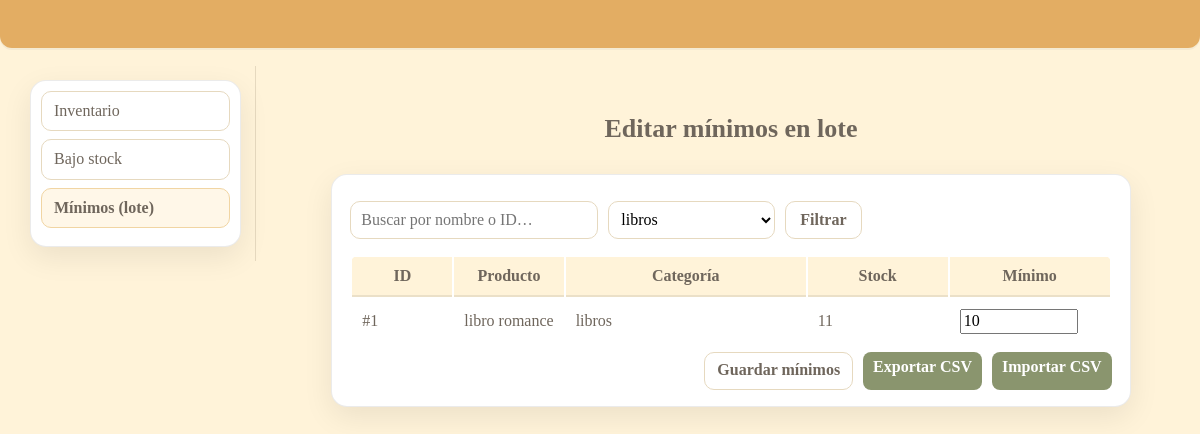
The app's page /admin/inventario/minimos.php?cat=2 with its own data.
### tables this page shows
CREATE TABLE `producto` (
  `id_producto` int(10) UNSIGNED NOT NULL,
  `nombre` varchar(200) NOT NULL,
  `descripcion` varchar(400) DEFAULT NULL,
  `codigo` varchar(64) DEFAULT NULL,
  `precio_compra` decimal(12,2) NOT NULL DEFAULT 0.00,
  `precio_venta` decimal(12,2) NOT NULL DEFAULT 0.00,
  `ubicacion` varchar(255) NOT NULL,
  `id_subcategoria` smallint(5) UNSIGNED NOT NULL,
  `id_proveedor` int(10) UNSIGNED DEFAULT NULL,
  `activo` tinyint(1) NOT NULL DEFAULT 1,
  `creado_en` datetime NOT NULL DEFAULT current_timestamp(),
  `actualizado_en` datetime DEFAULT NULL ON UPDATE current_timestamp()
);

CREATE TABLE `categoria` (
  `id_categoria` smallint(5) UNSIGNED NOT NULL,
  `nombre` varchar(100) NOT NULL
);

### admin/inventario/minimos.php (the view, shortened to what this page needs)
<?php
include(__DIR__ . '/../../includes/db.php');
function h($s){ return htmlspecialchars((string)$s, ENT_QUOTES, 'UTF-8'); }
$q = trim($_GET['q'] ?? '');
$id_cat = (int)($_GET['cat'] ?? 0);
$page=max(1,(int)($_GET['page']??1)); $perPage=25; $offset=($page-1)*$perPage;
$cats=[]; $rc=$conexion->query("SELECT id_categoria, nombre FROM categoria ORDER BY nombre");
while($row=$rc->fetch_assoc()) $cats[]=$row;
$w=[]; $params=[]; $types='';
if($id_cat>0){ $w[]="c.id_categoria=?"; $params[]=$id_cat; $types.='i'; }
$whereSql=$w?('WHERE '.implode(' AND ',$w)):'';
$sql="
  SELECT p.id_producto, p.nombre, c.nombre AS categoria,
         COALESCE(i.stock_actual,0) AS stock_actual,
         COALESCE(i.stock_minimo,0) AS stock_minimo
  FROM producto p
  LEFT JOIN subcategoria sc ON sc.id_subcategoria=p.id_subcategoria
  LEFT JOIN categoria c ON c.id_categoria=sc.id_categoria
  LEFT JOIN inventario i ON i.id_producto=p.id_producto
  $whereSql
  ORDER BY c.nombre, p.nombre
  LIMIT ? OFFSET ?
";
$typesList=$types.'ii'; $paramsList=$params; $paramsList[]=$perPage; $paramsList[]=$offset;
$st=$conexion->prepare($sql); $st->bind_param($typesList, ...$paramsList);
$st->execute(); $rows=$st->get_result()->fetch_all(MYSQLI_ASSOC); $st->close();
?>
<!doctype html><html lang="es"><head>
<link rel="stylesheet" href="https://cdnjs.cloudflare.com/ajax/libs/normalize/8.0.1/normalize.min.css">
<link rel="stylesheet" href="https://cdnjs.cloudflare.com/ajax/libs/skeleton/2.0.4/skeleton.min.css">
<link rel="stylesheet" href="/libreria_lapicito/css/style.css">
</head><body>
<div class="barra"></div>
<div class="prod-shell">
  <aside class="prod-side">
    <ul class="prod-nav">
      <li><a href="/libreria_lapicito/admin/inventario/">Inventario</a></li>
      <li><a href="/libreria_lapicito/admin/inventario/bajo.php">Bajo stock</a></li>
      <li><a class="active" href="/libreria_lapicito/admin/inventario/minimos.php">Mínimos (lote)</a></li>
    </ul>
  </aside>
  <main class="prod-main">
    <div class="inv-title">Editar mínimos en lote</div>
    <div class="prod-card">
      <form class="prod-filters" method="get">
        <input class="input-search" type="text" name="q" value="<?= h($q) ?>" placeholder="Buscar por nombre o ID…">
        <select name="cat">
          <?php foreach($cats as $c): ?>
            <option value="<?= (int)$c['id_categoria'] ?>" <?= $id_cat===(int)$c['id_categoria']?'selected':'' ?>>
              <?= h($c['nombre']) ?>
            </option>
          <?php endforeach; ?>
        </select>
        <button class="btn-filter" type="submit">Filtrar</button>
      </form>
      <form method="post">
        <div class="table-wrap">
          <table class="u-full-width">
            <thead>
              <tr>
                <th style="width:80px">ID</th>
                <th>Producto</th>
                <th style="width:220px">Categoría</th>
                <th style="width:120px">Stock</th>
                <th style="width:140px">Mínimo</th>
              </tr>
            </thead>
            <tbody>
              <?php foreach($rows as $r): ?>
                <tr>
                  <td>#<?= (int)$r['id_producto'] ?></td>
                  <td><?= h($r['nombre']) ?></td>
                  <td><?= h($r['categoria'] ?? '—') ?></td>
                  <td><?= (int)$r['stock_actual'] ?></td>
                  <td>
                    <input type="number" name="min[<?= (int)$r['id_producto'] ?>]" value="<?= (int)$r['stock_minimo'] ?>" min="0" style="width:110px">
                  </td>
                </tr>
              <?php endforeach; ?>
            </tbody>
          </table>
        </div>
        <div class="form-actions">
          <button class="btn-filter" type="submit">Guardar mínimos</button>
          <a class="btn-sm btn-muted" href="/libreria_lapicito/admin/inventario/exportar_csv.php">Exportar CSV</a>
          <a class="btn-sm" href="/libreria_lapicito/admin/inventario/importar_csv.php">Importar CSV</a>
        </div>
      </form>
    </div>
  </main>
</div>
</body></html>

### css/style.css (style rules this page uses)
:root { --barra:#e3ad63; --fondo:#fff3d9; --texto:#6f665c; --btn:#8a956e; --btn-txt:#ffffff; --borde:rgba(0,0,0,.08); --sombra:0 10px 30px rgba(0,0,0,.08); --radio:12px; --radio-lg:16px; --f1:clamp(26px,3.2vw,34px); --f3:clamp(14px,1.5vw,16px); }
html,body { margin:0;padding:0 }
body { background:var(--fondo); color:var(--texto); -webkit-font-smoothing:antialiased; -moz-osx-font-smoothing:grayscale; }
.barra { height:48px; background:var(--barra); border-bottom-left-radius:var(--radio); border-bottom-right-radius:var(--radio); box-shadow:0 2px 0 #e3ad63; position:relative; overflow:hidden; }
.barra::after { content:""; position:absolute; inset:0; background:linear-gradient(90deg,transparent 0 30%,rgba(255,255,255,.16) 50%,transparent 70% 100%); transform:translateX(-100%); animation:barra-brillo 6s linear infinite; pointer-events:none; }
.barra { box-shadow:0 2px 0 rgba(0,0,0,.04); }
.inv-title { text-align:center; color:#6f665c; font-weight:600; padding:10px 0 12px; }
.prod-shell { display:grid; grid-template-columns:220px 1fr; gap:0; min-height:calc(100vh - 110px); }
.prod-side { background:#fff3d9; border-right:1px solid #e6d9bf; padding:14px; }
.prod-nav { list-style:none; margin:0; padding:0; }
.prod-nav li { margin-bottom:8px; }
.prod-nav a { display:block; padding:8px 10px; border:1px solid #e6d9bf; border-radius:10px; background:#fff; color:#6f665c; text-decoration:none; }
.prod-nav a.active { background:#fffef2; border-color:#e9d7b5; font-weight:700; }
.prod-main { padding:14px; }
.prod-card { background:#fff9ef; border:1px solid #e6d9bf; border-radius:12px; padding:12px; }
.prod-filters { display:grid; grid-template-columns:1fr 220px 200px 120px; gap:8px; align-items:center; margin-bottom:8px; }
.input-search { height:38px; border:1px solid #e6d9bf; border-radius:10px; padding-left:36px; padding-right:10px; }
.prod-filters select { height:38px; border:1px solid #e6d9bf; border-radius:10px; background:#fff; padding:6px 8px; }
.btn-filter { height:38px; border:1px solid #e6d9bf; background:#fff; border-radius:10px; padding:0 12px; color:#6f665c; font-weight:600; }
.table-wrap { border-radius:10px; overflow:auto; }
table.u-full-width thead th { background:#fff3d9; }
.input-search { height:38px; border:1px solid #e6d9bf; border-radius:10px; background:#fff; padding-right:36px; padding-left:10px; box-sizing:border-box; }
.form-actions { grid-column: 1 / -1; display:flex; gap:10px; justify-content:flex-end; margin-top:6px; }
.btn-sm { display:inline-block; padding:6px 10px; border-radius:8px; background:var(--btn); color:#fff!important; text-decoration:none; font-weight:600; border:0; }
.prod-main { max-width: 1200px; margin: 0 auto; padding: 24px 20px 48px; }
.inv-title { font-weight: 700; font-size: clamp(20px, 2.2vw, 26px); margin: 14px 0 18px; color: var(--texto); }
.prod-shell { display: grid; grid-template-columns: 240px 1fr; gap: 22px; align-items: start; padding: 18px 16px 40px; }
.prod-side { position: sticky; top: 14px; align-self: start; }
.prod-nav { list-style: none; margin: 0; padding: 10px; background: #fff; border: 1px solid var(--borde); border-radius: var(--radio-lg); box-shadow: var(--sombra); }
.prod-nav li+li { margin-top: 6px; }
.prod-nav a { display: block; padding: 10px 12px; border-radius: 10px; color: var(--texto); text-decoration: none; }
.prod-nav a.active { background: #fff7e8; border: 1px solid #f1d5a3; }
.prod-card { background:#fff; border:1px solid var(--borde); border-radius: var(--radio-lg); box-shadow: var(--sombra); padding: 16px 18px; margin-bottom: 18px; }
.prod-filters { display: flex; flex-wrap: wrap; gap: 10px; align-items: center; margin: 10px 0 16px; }
.prod-filters .btn-filter { padding: 8px 14px; }
.table-wrap { overflow-x:auto; }
.u-full-width th, .u-full-width td { padding: 10px 10px; vertical-align: middle; }
.u-full-width thead th { font-weight: 600; border-bottom: 2px solid var(--borde); }

### records on screen
producto: id_producto "1", nombre "libro romance", categoria.nombre "libros", stock_actual "11", stock_minimo "10"

### other values on screen
form field cat "libros"
